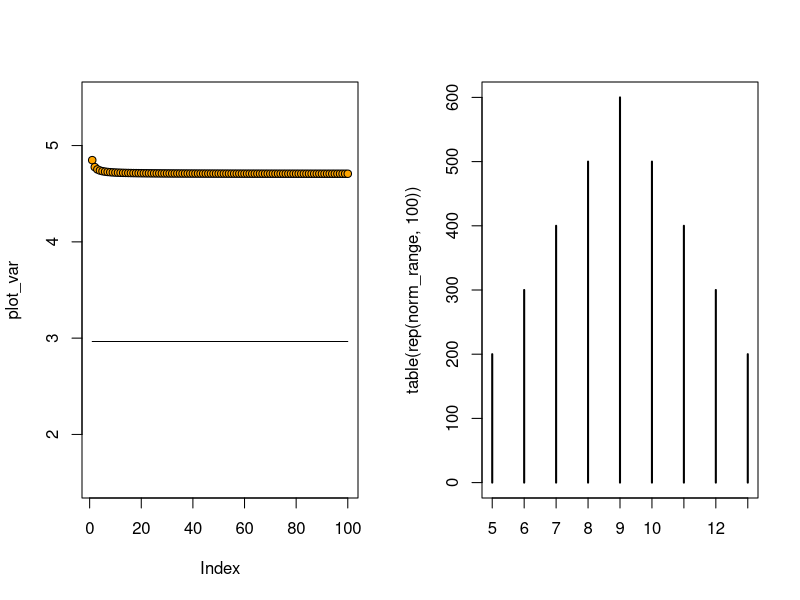
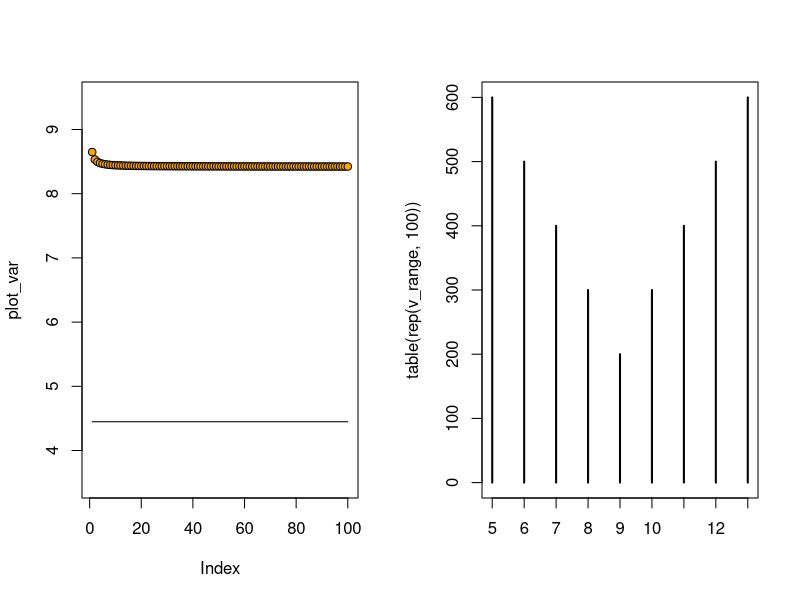
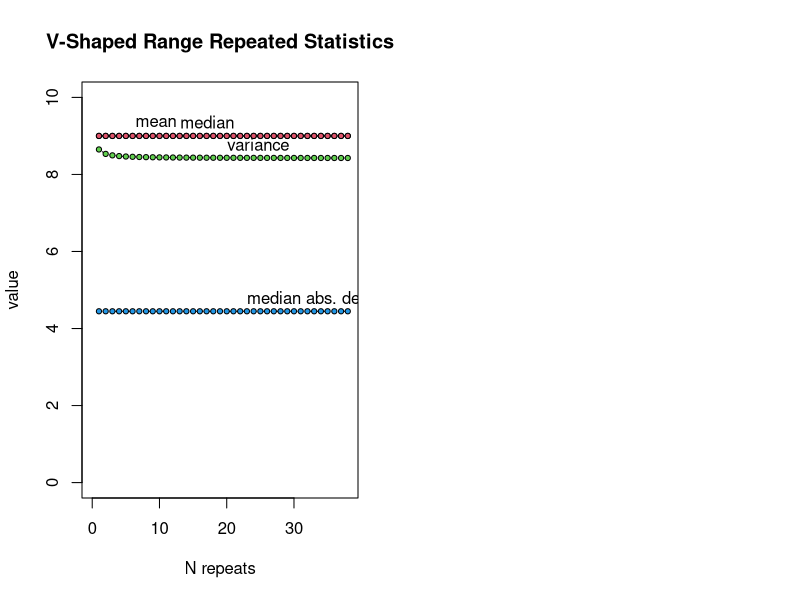
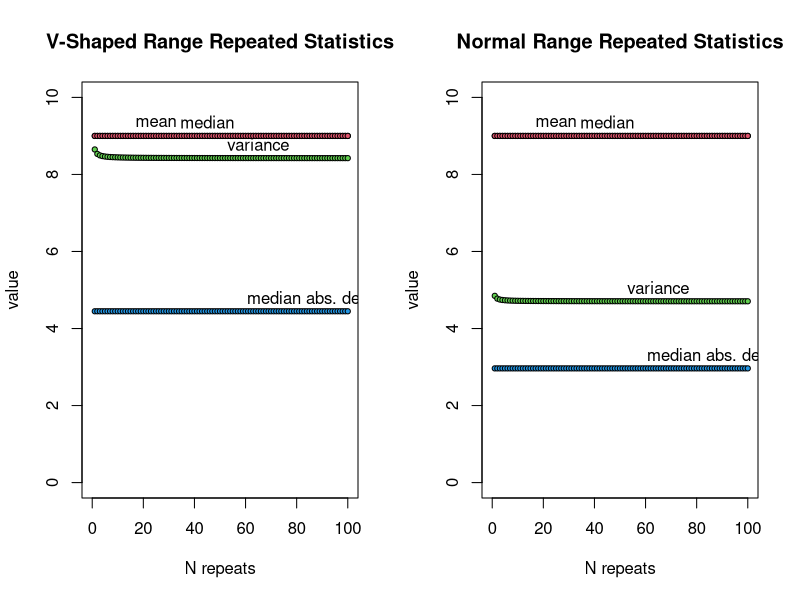
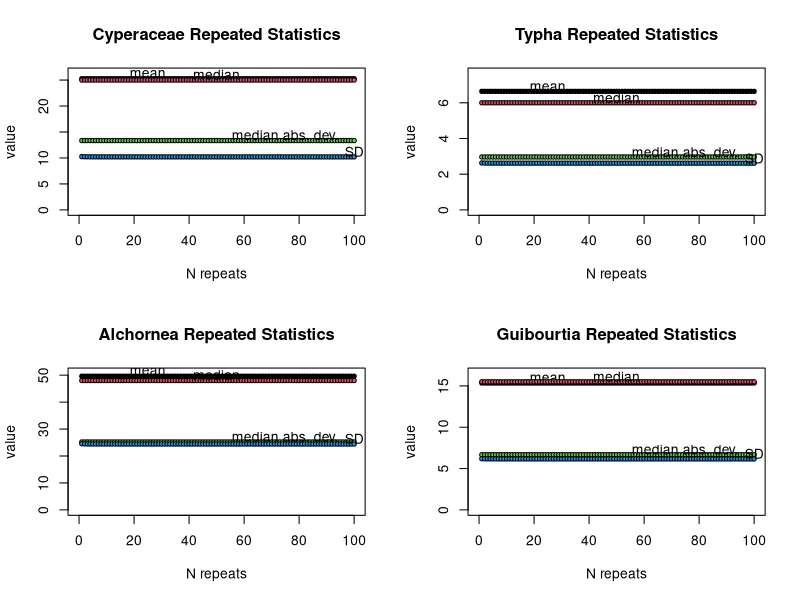
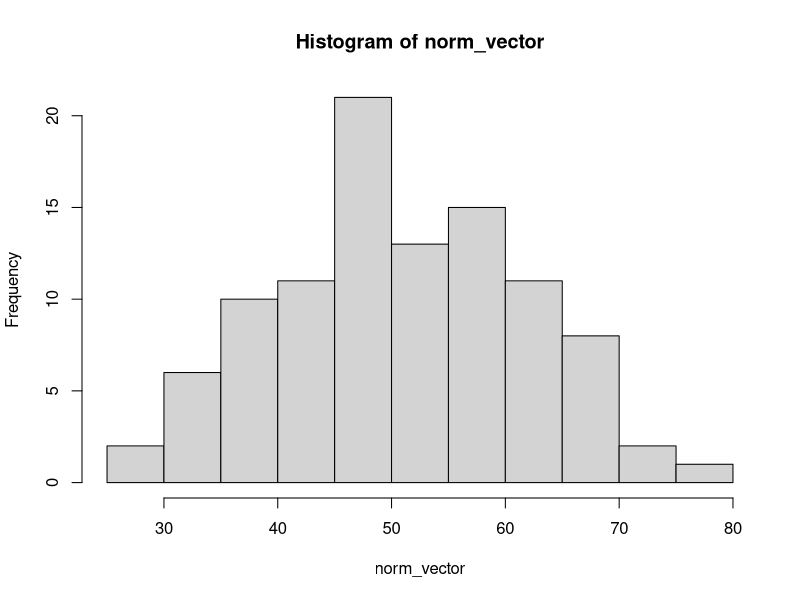
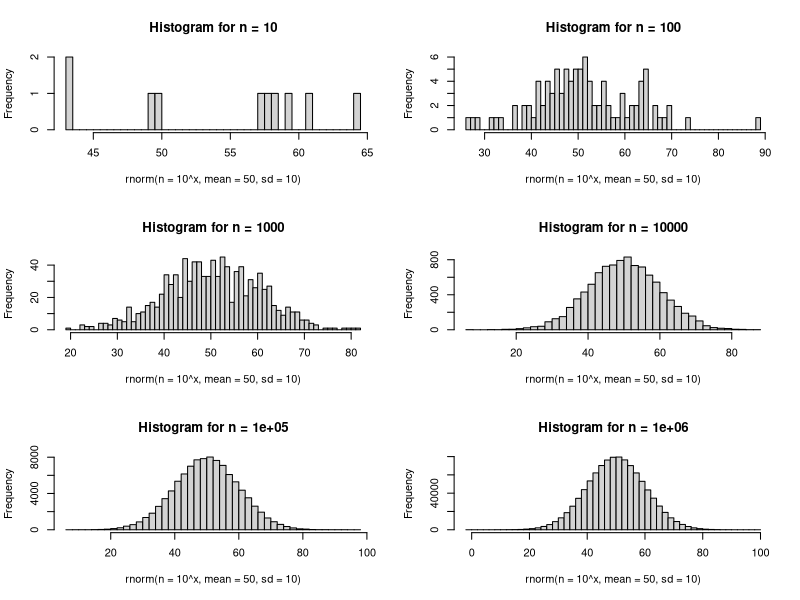
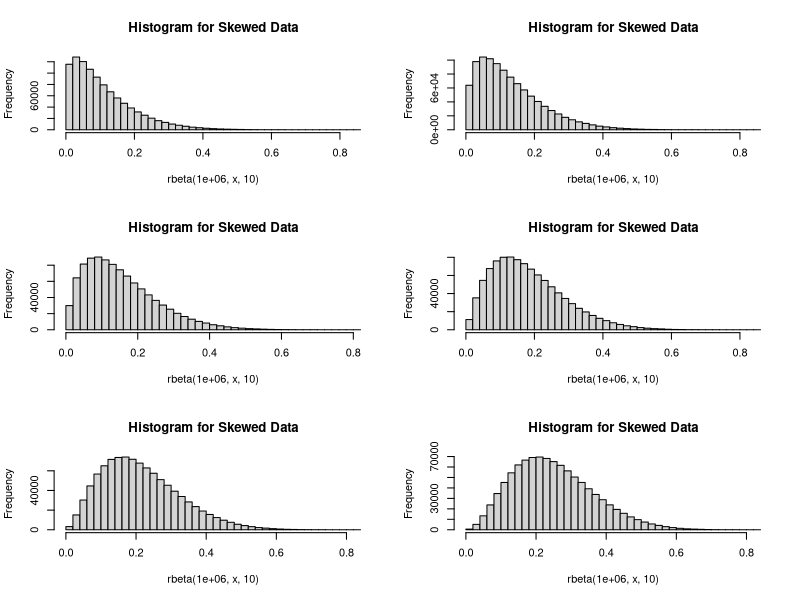

Write R code to recreate these figures, in order.
#CAK's Week 4 notes

fake_core <- read.csv("data/Fake_core.csv",
         header = TRUE,
         row.names = "depth")

mad_cyp = sum( abs(fake_core$Cyperaceae.undiff. - median(fake_core$Cyperaceae.undiff.) ) ) / length(fake_core$Cyperaceae.undiff.)

mad_cyp

#using variance

var(fake_core$Cyperaceae.undiff.)

var_cyp = mean((fake_core$Cyperaceae.undiff. - mean(fake_core$Cyperaceae.undiff.))^2)


var(fake_core$Cyperaceae.undiff.)

var(fake_core$Celtis)

#Making data frame for variance tests

my_df = sapply(1:10, function(x){ #Using function to create progressively larger runs of numbers that are equally spaced.
  seq(x, x*100, x)
})

df_var = apply(my_df, 2, var)

#Looking at changes in length of variable and counts...

norm_range = #Using <shift+enter>, we can already make a visualization of the counts...
  c(5, 5,
    6, 6, 6,
    7, 7, 7, 7,
    8, 8, 8, 8, 8,
    9, 9, 9, 9, 9, 9,
    10, 10, 10, 10, 10,
    11, 11, 11, 11,
    12, 12, 12,
    13, 13)

plot_var = sapply(1:100, function(x){
  var(rep(norm_range, x))
})

plot_mad = sapply(1:100, function(x){
  mad(rep(norm_range, x))
})

#lets make this for means

plot_mean = sapply(1:100, function(x){
  mean(rep(norm_range, x))
})

par(mfrow = c(1, 2))

plot(plot_var, ylim = c(floor(min(plot_mad)) - 0.5, ceiling(max(plot_var)) +0.5), pch = 21, bg = "orange")

lines(plot_mad)

plot(table(rep(norm_range,100)))

v_range = c(
  5, 5, 5, 5, 5, 5,
  6, 6, 6, 6, 6, 
  7, 7, 7, 7, 
  8, 8, 8,
  9, 9, 
  10, 10, 10, 
  11, 11, 11, 11,
  12, 12, 12, 12, 12,
  13, 13, 13, 13, 13, 13)

plot_var = sapply(1:100, function(x){
  var(rep(v_range, x))
})

plot_mad = sapply(1:100, function(x){
  mad(rep(v_range, x))
})

par(mfrow = c(1, 2))

plot(plot_var, ylim = c(floor(min(plot_mad)) - 0.5, ceiling(max(plot_var)) +0.5), pch = 21, bg = "orange")

lines(plot_mad)

plot(table(rep(v_range,100)))

#Function for plotting various univariate statistics

stat_lines = function(x,#Creating a function called "stat_lines" it expects some vector of data "x" and the following arguments
                      times = length(x), #Setting this to "length(x)" by default, so calling this won't always be necessary. But we can add our own numbers!
                      title = NA){ #Setting up a title object, defaulting to NA
  
  plot_u = sapply(1:times, function(y){ #Here's that fast custom function that creates means for the repeated set of numbers.
    mean(rep(x, y))
  })
  
  plot_med = sapply(1:times, function(y){ #Same, but for the median.
    median(rep(x, y))
  })
  
  plot_var = sapply(1:times, function(y){ #Same, but for variance.
    var(rep(x, y))
  })
  
  plot_mad = sapply(1:times, function(y){ #Same, but for median absolute deviation
    mad(rep(x, y))
  })
  
  stat_labels = c("mean", "median", "variance", "median abs. dev.")
  
  plot_stats = data.frame(plot_u, plot_med, plot_var, plot_mad)
  
  plot(0, 0, xlim = c(0, times), ylim = c(0, max(plot_stats)+1), pch = NA, xlab = "N repeats", ylab = "value", main =paste0(title," Repeated Statistics"))
  
  for(i in 1:ncol(plot_stats)){
    points(plot_stats[, i], type = "o", pch = 21, lty = i, bg = i, cex = 0.7)
    text(times*0.05+(i*(0.2*times)), min(plot_stats[, i])+(0.04*max(plot_stats)), labels = stat_labels[i])
  }
  
}

stat_lines(v_range, title = "V-Shaped Range")

#Comparing different variables

par(mfrow = c(1,2))

stat_lines(v_range, title = "V-Shaped Range", times = 100)

stat_lines(norm_range, title = "Normal Range", times = 100)

par(mfrow = c(1,1))

#Updating custom function

stat_lines = function(x,#Creating a function called "stat_lines" it expects some vector of data "x" and the following arguments
                      times = length(x), #Setting this to "length(x)" by default, so calling this won't always be necessary. But we can add our own numbers!
                      title = NA){ #Setting up a title object, defaulting to NA
  
  plot_u = sapply(1:times, function(y){ #Here's that fast custom function that creates means for the repeated set of numbers.
    mean(rep(x, y))
  })
  
  plot_med = sapply(1:times, function(y){ #Same, but for the median.
    median(rep(x, y))
  })
  
  #plot_var = sapply(1:times, function(y){ #Same, but for variance. #We can keep our code and just hash this out.
  #  var(rep(x, y))
  #})
  
  plot_mad = sapply(1:times, function(y){ #Same, but for median absolute deviation
    mad(rep(x, y))
  })
  
  plot_sd = sapply(1:times, function(y){
    sd(rep(x, y))
  })
  
  stat_labels = c("mean", "median", "median abs. dev.", "SD") #Because we automate everything below, all we have to do is modify the names.
  
  plot_stats = data.frame(plot_u, plot_med, plot_mad, plot_sd) #We're using the plot_stats dataframe below, so we modify the entry here.
  
  plot(0, 0, xlim = c(0, times), ylim = c(0, max(plot_stats)+1), pch = NA, xlab = "N repeats", ylab = "value", main =paste0(title," Repeated Statistics"))
  
  for(i in 1:ncol(plot_stats)){
    points(plot_stats[, i], type = "o", pch = 21, lty = i, bg = i, cex = 0.7)
    text((times/ncol(plot_stats)*i), min(plot_stats[, i])+(0.04*max(plot_stats)), labels = stat_labels[i]) #Changing text plotting to fit new variable.
  }
  
}

#Plotting across some fake_core data

par(mfrow = c(2,2))

stat_lines(fake_core$Cyperaceae.undiff., title = "Cyperaceae")
stat_lines(fake_core$Typha, title = "Typha")
stat_lines(fake_core$Alchornea, title = "Alchornea")
stat_lines(fake_core$Guibourtia.demeusei, title = "Guibourtia")

par(mfrow = c(1,1))

#Normal distributions

norm_vector <- rnorm(n = 100, mean = 50, sd = 10)

hist(norm_vector)

#Increasing normal by orders of magnitude

par(mfrow = c(3,2)) #We're making six plots

invisible(sapply(1:6, function(x){ #Using a custom function six times
  hist(rnorm(n = 10^x, #Call histogram for a normally distributed set of random numbers, increasing by orders of magnitude (10^i)
             mean = 50, #Set the mean of the random values
             sd = 10), #Set the standard deviation
       breaks = 50, #Breaks for histogram
       main = paste0("Histogram for n = ", 10^x)) #Title for plots
}))

#Lets do rbeta distributions

par(mfrow = c(3,2))

sapply(exp(seq(0.2, 1.2, 0.2)), function(x){ #Using a custom function six times
  hist(rbeta(1000000, #Call histogram for a normally distributed set of random numbers, increasing by orders of magnitude (10^i)
             x, #Setting shape values
             10), #Setting shape values
       breaks = 50, #Breaks for histogram
       main = paste0("Histogram for Skewed Data")) #Title for plots
})

par(mfrow = c(1,1))

#Multiple random number generating functions

my_log <- rlogis(1000)
my_exp <- rexp(1000)
my_nrm <- rnorm(1000)
my_skw <- rbeta(1000, 10, 2)

my_dist <- data.frame(log = my_log, my_exp, my_nrm, my_skw)

my_hist <- function(x, data){
  hist(data[,x], breaks = 50, main = colnames(data)[x])
}

par(mfrow = c(3,2))

invisible(lapply(1:ncol(my_dist), my_hist, data = my_dist))

par(mfrow = c(1,1))

#Notmalizing random number draws

prob_dist <- data.frame(log = abs(my_log)/max(abs(my_log)), #We take absolute value and divide by max
                        exponential = my_exp/max(my_exp), #We divide by the max value
                        normal =  (my_nrm + abs(min(my_nrm)))/(max(my_nrm + abs(min(my_nrm)))),  #Add the minimum (to get to 0), then divide by the new maximum.
                        right_skew = my_skw) #Beta-generated distributions are prob. distributions!


#plotting adjusted random number draws

par(mar = c(5, 6, 4, 2) + 0.1)

vioplot::vioplot(prob_dist,
                 horizontal = TRUE,
                 col = "gold",
                 las = 1,
                 main = "Violin Plots of Prob Distributions")

par(mar = c(5, 4, 4, 2) + 0.1)

#Sampling

my_pop = c("A", "B", "C", "D", "E", "F", "G", "H", "I", "J")

my_spl = sample(my_pop, size = 5)

#Sampling with args

my_spl = sample(my_pop, 
                size = 10,
                replace = FALSE)

my_spl[order(my_spl)]
